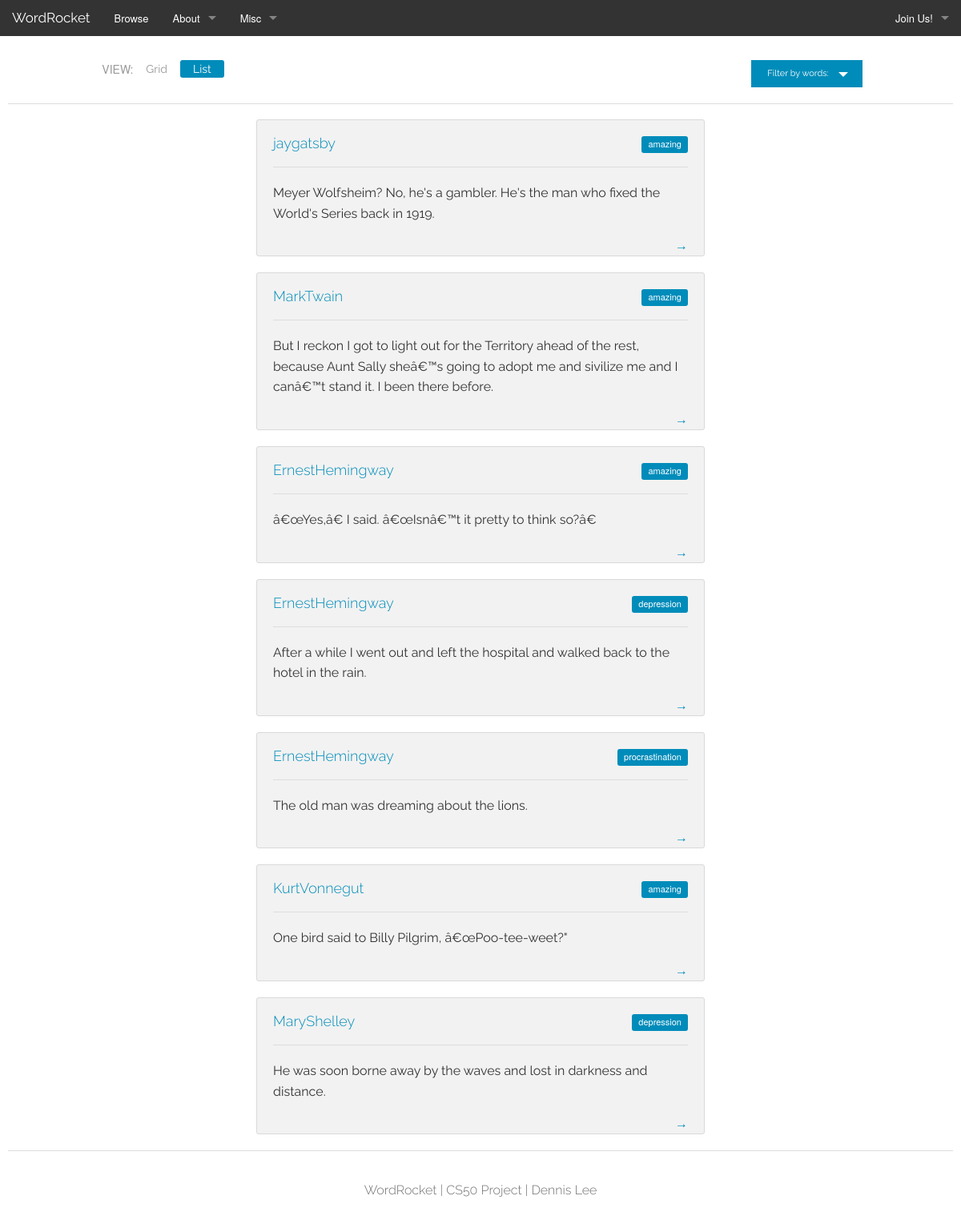
Page /browse.php?view=list on the committed database.
### tables this page shows
CREATE TABLE `stories` (
  `id` int(10) unsigned NOT NULL AUTO_INCREMENT,
  `username` varchar(100) NOT NULL,
  `word` varchar(700) NOT NULL,
  `story` varchar(250) NOT NULL,
  PRIMARY KEY (`id`)
);

### includes/functions.php (called while the page is built, shortened)
<?php
    function query()
    {
        $sql = func_get_arg(0);
        $parameters = array_slice(func_get_args(), 1);
        static $handle;
        if (!isset($handle))
        {
            try
            {
                $handle = new PDO("mysql:dbname=" . DATABASE . ";host=" . SERVER, USERNAME, PASSWORD);
                $handle->setAttribute(PDO::ATTR_EMULATE_PREPARES, false);
            }
            catch (Exception $e)
            {
                trigger_error($e->getMessage(), E_USER_ERROR);
                exit;
            }
        }
        $statement = $handle->prepare($sql);
        $results = $statement->execute($parameters);
        if ($results !== false)
        {
            return $statement->fetchAll(PDO::FETCH_ASSOC);
        }
        else
        {
            return false;
        }
    }
?>

### templates/list_display_template.php (the view, shortened to what this page needs)
<?php require '../templates/header.php'; ?>
<?php if (isset($_GET["category"]) || isset($_GET["user"]) || isset($_GET["id"])): ?>
<div class="small-offset-1 small-10 large-offset-1 large-10 columns">
    <h3 class="center">
        <?php
            if (isset($_GET["category"]))
            {
                $check = query("SELECT * FROM words WHERE word = ?", $_GET["category"]);
                if (count($check) == 1)
                {
                    echo "stories about <strong>" . htmlspecialchars($_GET["category"]) . " </strong>";
                }
            }
            elseif (isset($_GET["user"]))
            {
                $check = query("SELECT * FROM users WHERE username = ?", $_GET["user"]);
                if (count($check) == 1)
                {
                    echo "stories by <strong>" .  htmlspecialchars($_GET["user"]) . " </strong>";
                }
            }
            else
            {
                $check = query("SELECT * FROM stories WHERE id = ?", $_GET["id"]);
                if (count($check) == 1)
                {
                    echo "<strong>" . htmlspecialchars($check[0]["username"]) . "'s </strong> story about <strong>" . htmlspecialchars($check[0]["word"]) . "</strong>";
                }
            }
        ?>
    </h3>
</div>
<hr>
<? else: ?>
<div class="small-offset-1 small-5 large-offset-1 large-5 columns">
    <dl class="sub-nav">
        <dt>View:</dt>
            <dd><a href="browse.php?view=grid">Grid</a></dd>
            <dd class="active"><a href="browse.php?view=list">List</a></dd>
    </dl>
</div>
<div class="small-5 large-5 columns">
    <a href="#" data-dropdown="drop" class="button tiny dropdown right">Filter by words:</a><br>
</div>
<hr>
<?php endif ?>
<div class="small-offset-3 small-6 large-offset-3 large-6 columns">
        <?php
            if (isset($_GET["user"]))
            {
                $stories = query("SELECT * FROM stories WHERE username = ?", $_GET["user"]);
                if (count($stories) == 0)
                {
                    print("</div>");
                    print("<h4 class=\"center\">There is nothing here!</h4>");
                    require '../templates/footer.php';
                    return;
                }
            }
            else
            {
                $stories = query("SELECT * FROM stories;");
            }
            foreach($stories as $story)
            {
                $userurl = "browse.php?user=" . "{$story["username"]}";
                $categoryurl = "browse.php?category=" . rawurlencode($story["word"]);
                $storyurl = "browse.php?id=" . "{$story["id"]}";
                print('<div class="panel radius">');
                print("<h5><a href=\"{$userurl}\">{$story["username"]}</a><a href=\"{$categoryurl}\"><span class=\"radius label right\">{$story["word"]}</span></a></h5>");
                print("<hr>");
                print("<p>{$story["story"]}</p>");
                print("<h6>");
                print("<a href=\"{$storyurl}\" class=\"right\">&rarr;</a>");
                print("</h6></div>");
            }
        ?>
</div>
<hr>
<?php require '../templates/footer.php'; ?>

### public/css/style.css (style rules this page uses)
html, h1, h2, h3, h4, h5, h6, p, table, li, a { font-family:"Raleway", sans-serif; }
.container, .button, button { text-align:center; font-family:"Raleway", sans-serif; }
html, body { margin:0; padding:0; height:100%; }

### rows in the picture
stories: username "jaygatsby", word "amazing", story "Meyer Wolfsheim? No, he's a gambler. He's the man who fixed the World's Series back in 1919."
stories: username "MarkTwain", word "amazing", story "But I reckon I got to light out for the Territory ahead of the rest, because Aunt Sally sheâ€™s going to adopt me and sivilize me and I canâ€™t stand it. I been there before."
stories: username "ErnestHemingway", word "amazing", story "â€œYes,â€ I said. â€œIsnâ€™t it pretty to think so?â€"
stories: username "ErnestHemingway", word "depression", story "After a while I went out and left the hospital and walked back to the hotel in the rain."
stories: username "ErnestHemingway", word "procrastination", story "The old man was dreaming about the lions."
stories: username "KurtVonnegut", word "amazing", story "One bird said to Billy Pilgrim, â€œPoo-tee-weet?\""
stories: username "MaryShelley", word "depression", story "He was soon borne away by the waves and lost in darkness and distance."
